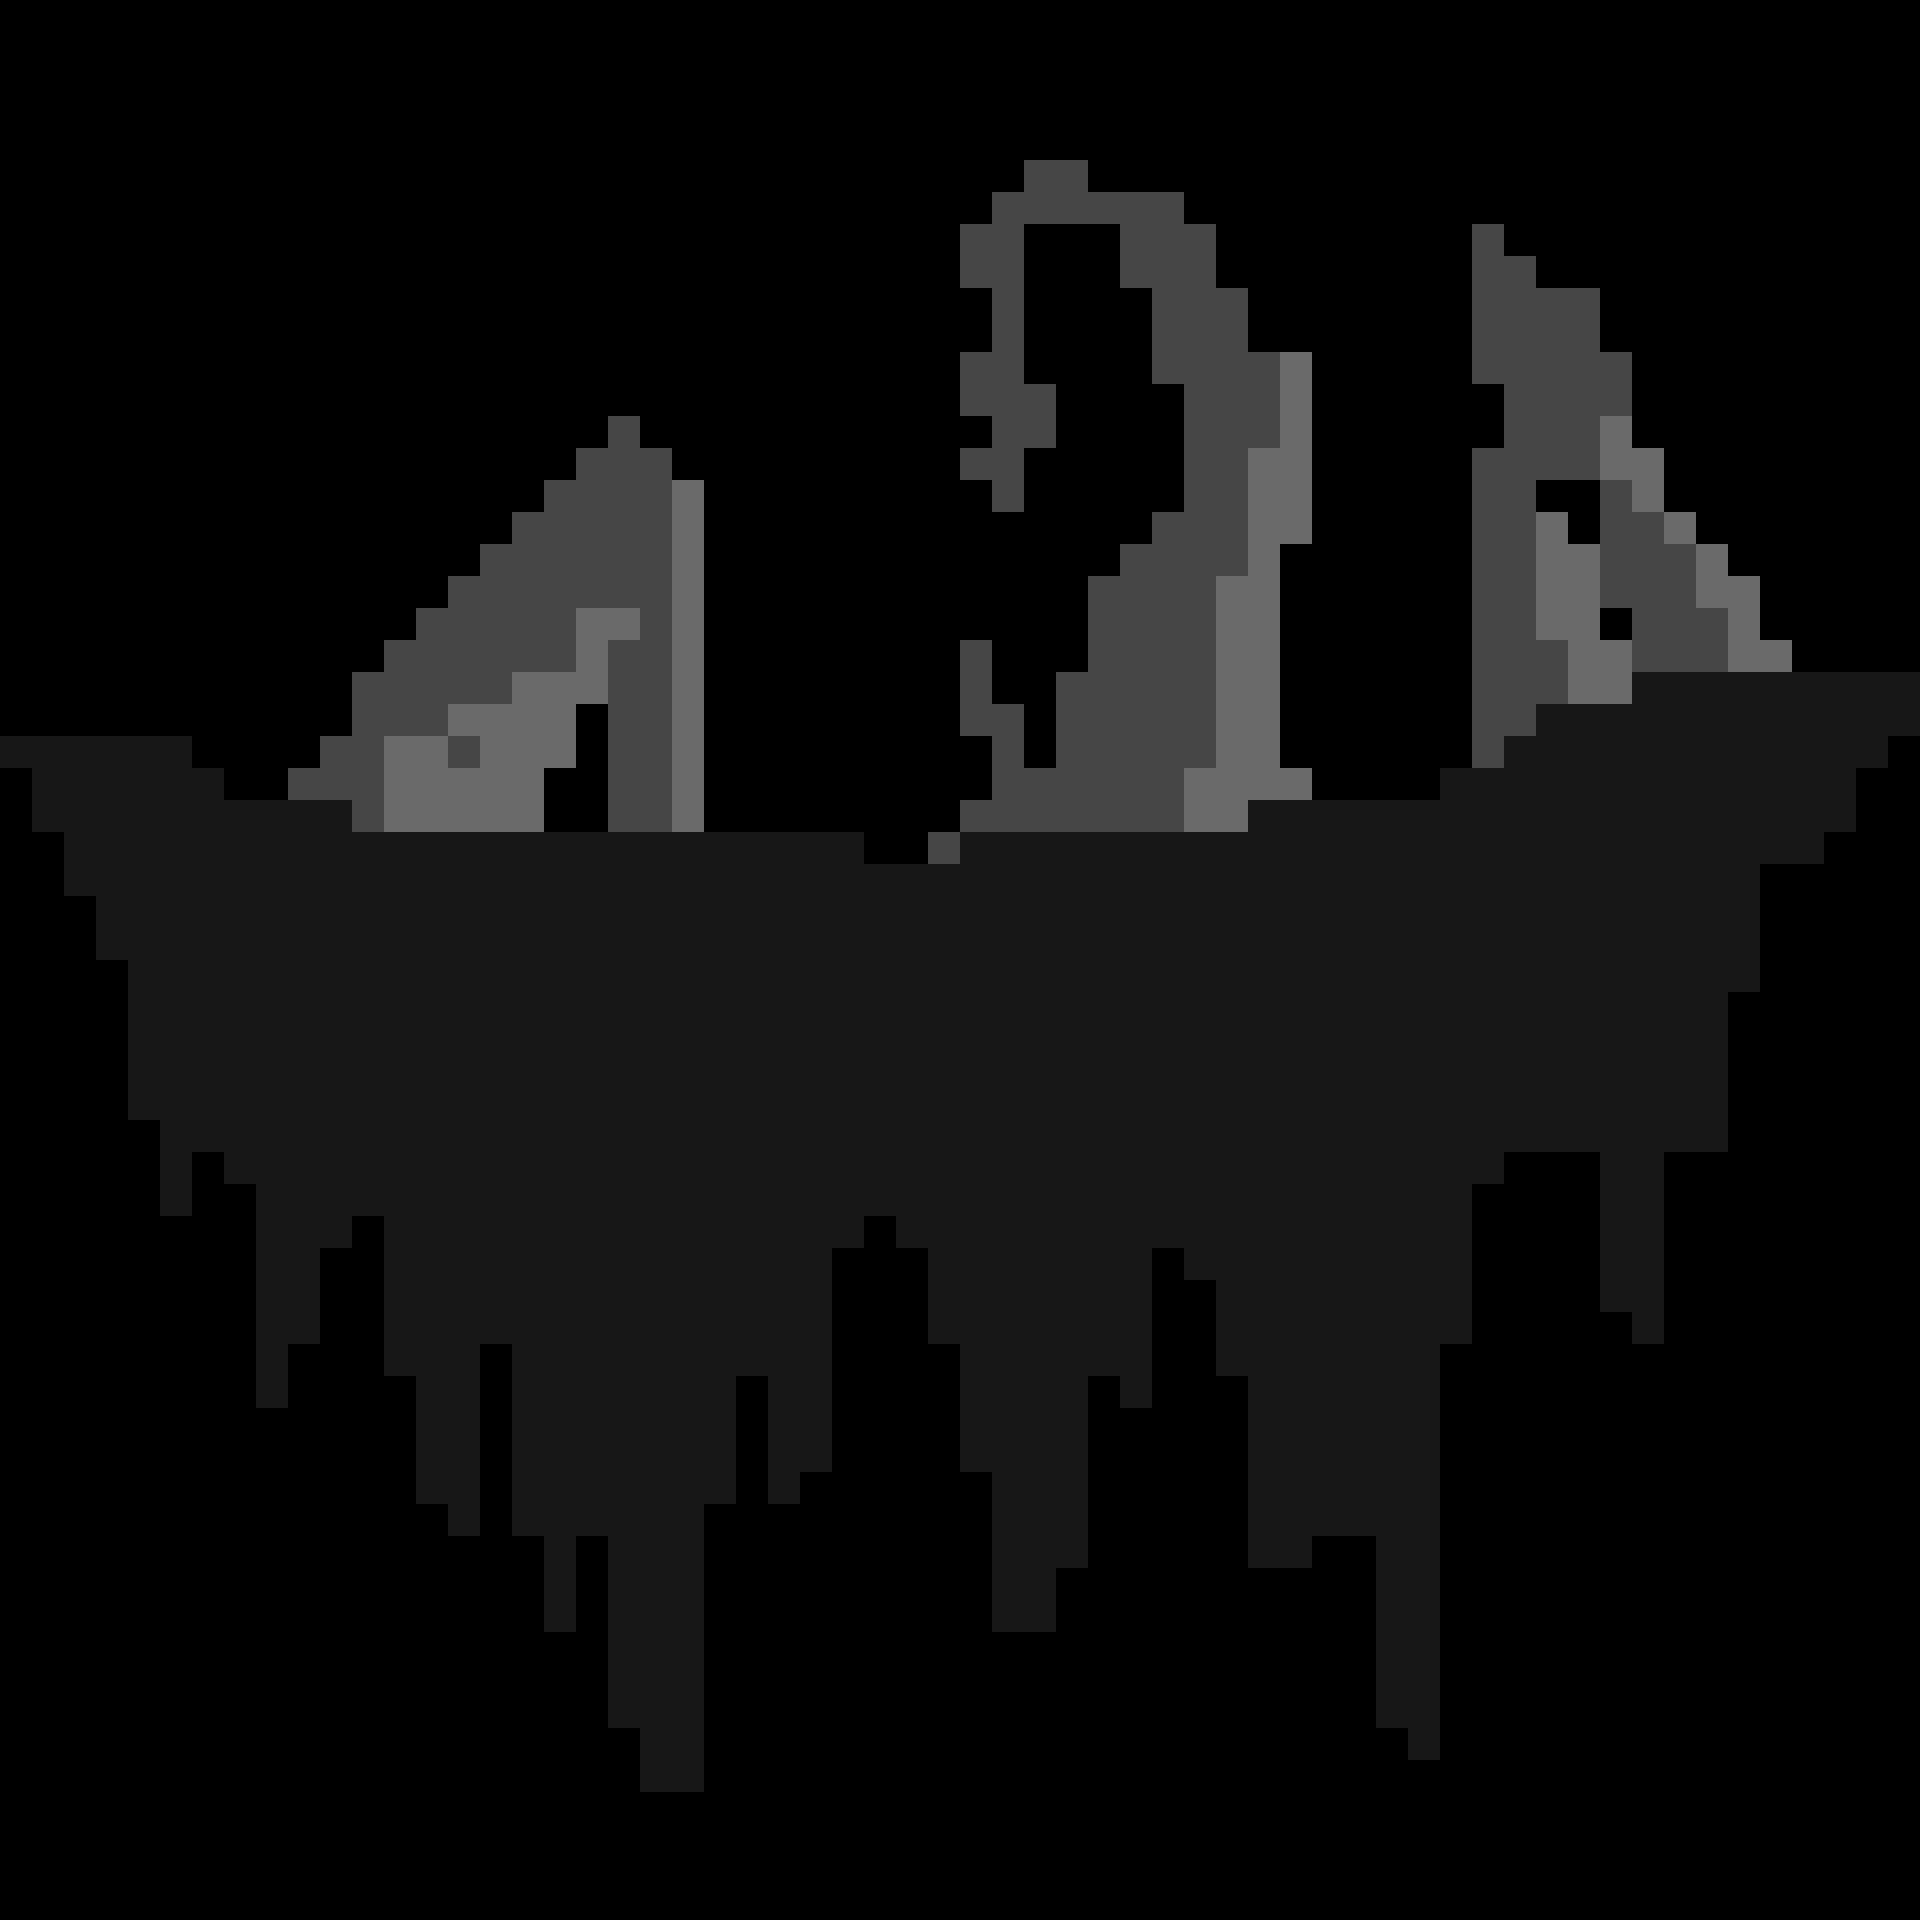

Tiled map render using the project's own tile images. Description and the map definition, with tile-layer contents summarised, below:
An orthogonal 60x60 tile map with 32x32 px tiles, 2 tile layers (Background, CollisionLayer).

<map version="1.9" tiledversion="1.9.1" orientation="orthogonal" renderorder="right-down" width="60" height="60" tilewidth="32" tileheight="32" infinite="0" nextlayerid="3" nextobjectid="1">
 <tileset firstgid="1" name="3GreyTiles" tilewidth="32" tileheight="32" tilecount="3" columns="3">
  <image source="3GreyTiles.png" width="96" height="32" />
 </tileset>
 <layer id="2" name="Background" width="60" height="60">
  <data>[3600 cells, 430 non-empty, 2 distinct tile ids]</data>
 </layer>
 <layer id="1" name="CollisionLayer" width="60" height="60">
  <data>[3600 cells, 991 non-empty, 1 distinct tile ids]</data>
 </layer>
</map>
